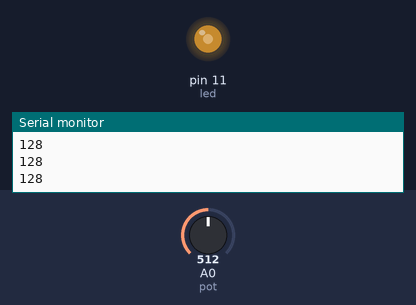
This sketch was run on a simulated Arduino Uno, built with avr-gcc and run on an emulated ATmega328P. On the bench: output pins drawn as LEDs (lit = HIGH), the last lines printed to the serial monitor. The test bench sets the inputs (shaded band); at power-on: A0 (pot) = 512.

Above: at 1.2 s.
1.3 s: A0 (pot) set to 716
At 1.8 s:
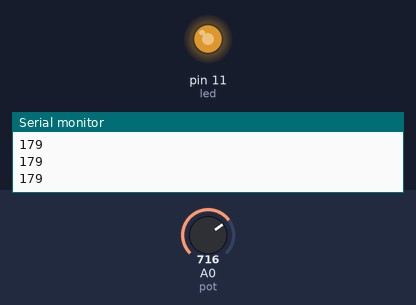
2.8 s: A0 (pot) set to 900
At 4.0 s:
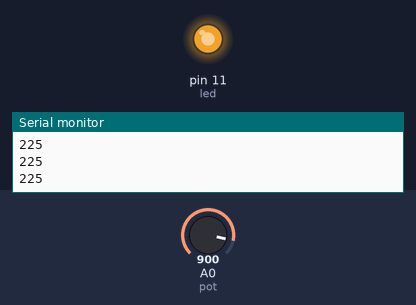
4.3 s: A0 (pot) set to 122
At 5.5 s:
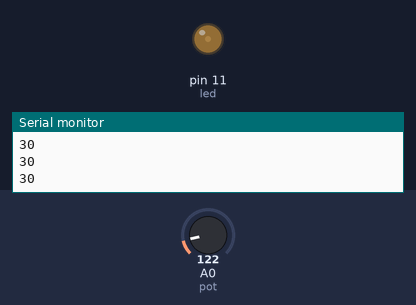
5.8 s: A0 (pot) set to 0
At 6.8 s:
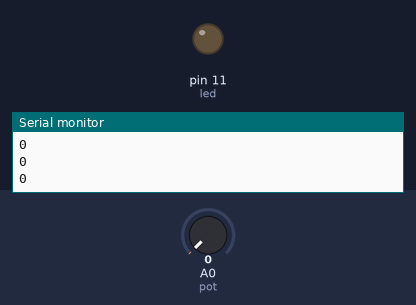
Timing chart, 0 to 8.3 s (numbered marks = the images above; inputs shaded):
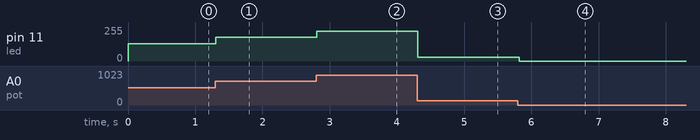

Measured:
- after the input at 1.3 s, pin 11 (led): 128/255 → 179/255 at once
- after the input at 2.8 s, pin 11 (led): 179/255 → 225/255 at once
- after the input at 4.3 s, pin 11 (led): 225/255 → 30/255 at once
- after the input at 5.8 s, pin 11 (led): 30/255 → 0/255 at once

The sketch:

Prog9_PWM_LED.ino
```cpp
int pot = A0;
int led = 11;

void setup() {
  // put your setup code here, to run once:
  Serial.begin(9600);
}

int aux;
void loop() {
  // put your main code here, to run repeatedly:

  aux = analogRead(pot);
  aux = aux / 4;
  Serial.println(aux);
  analogWrite(led, aux); //0 - 255 ---> PWM

  delay(100);


}
```
